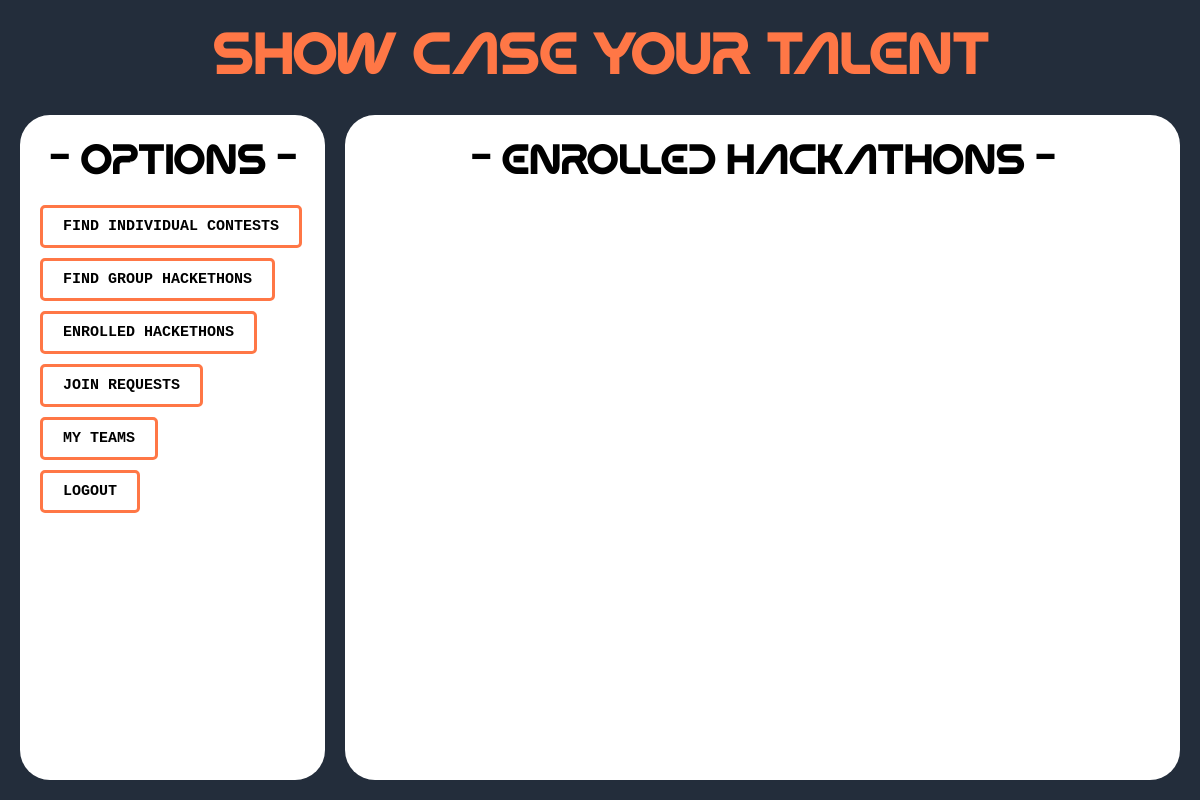
The page /competitor/enrolled_hackathons/ (signed in) on the database as committed earlier.
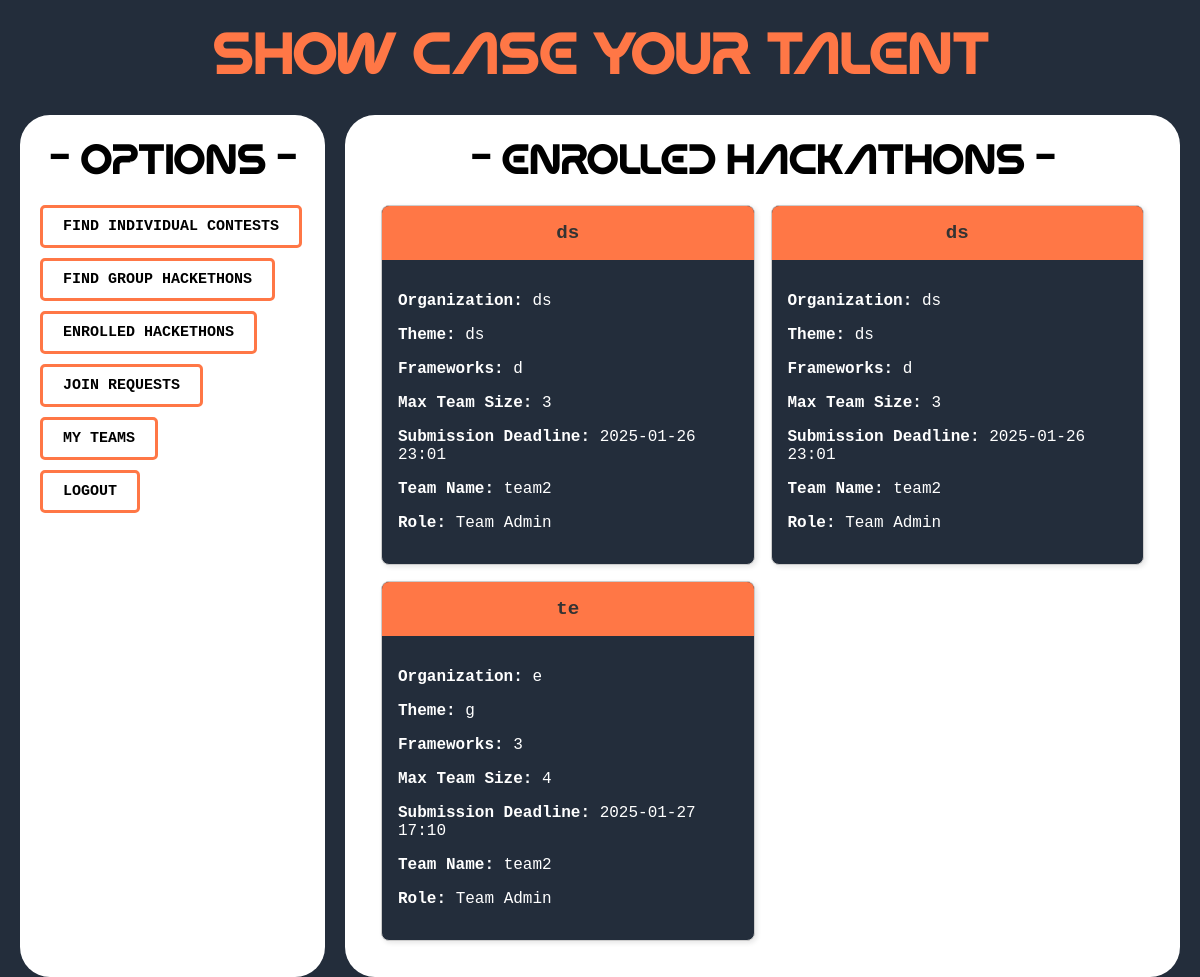
The same page on the database as committed later.
### host/models.py (models this page shows, shortened)
class TeamEnrollment(models.Model):
    event = models.ForeignKey('GroupEvent', on_delete=models.CASCADE, related_name='enrollments')
    team = models.ForeignKey('competitor.Team', on_delete=models.CASCADE, related_name='enrolled_events')
    enrolled_at = models.DateTimeField(auto_now_add=True)

class GroupEvent(models.Model):
    hackathon_name = models.CharField(max_length=200)
    organization = models.CharField(max_length=200)
    theme = models.CharField(max_length=200)
    frameworks = models.CharField(max_length=300)
    max_team_size = models.IntegerField()
    last_submission_datetime = models.DateTimeField()
    evaluation_criteria = models.TextField()
    created_by = models.ForeignKey(settings.AUTH_USER_MODEL, on_delete=models.CASCADE, related_name="group_events")

### competitor/models.py (models this page shows, shortened)
class Team(models.Model):
    name = models.CharField(max_length=255, unique=True)
    team_admin = models.ForeignKey(
        User,
        on_delete=models.CASCADE,
        related_name='admin_teams'
    )  # The user who created the team (must be a competitor)
    members = models.ManyToManyField(
        User,
        related_name='team_members',
        blank=True
    )
    created_at = models.DateTimeField(auto_now_add=True)  # Timestamp of creation

### competitor/views.py (the view)
# urls.py: path('enrolled_hackathons/', views.enrolled_hackathons, name='enrolled_hackathons'),
def enrolled_hackathons(request):
    user_teams = Team.objects.filter(members=request.user) | Team.objects.filter(team_admin=request.user)
    enrolled_events = TeamEnrollment.objects.filter(team__in=user_teams).select_related('event')
    return render(request, 'competitor/enrolled_hackathons.html', {'enrolled_events': enrolled_events})

### templates/competitor/enrolled_hackathons.html
{% extends "competitor/competitor_dashboard.html" %}
{% block right_div %}
<h1 style="color:black; text-align: center;">- Enrolled  Hackathons -</h1>
{% if enrolled_events %}
    <div class="cards-container" style="display: grid; grid-template-columns: repeat(2, 1fr); gap: 16px;">
        {% for enrollment in enrolled_events %}
            <div class="card">
                <div class="hackathon_name">
                    {{ enrollment.event.hackathon_name }}
                </div>
                <div style="padding: 16px;">
                    <p><strong>Organization:</strong> {{ enrollment.event.organization }}</p>
                    <p><strong>Theme:</strong> {{ enrollment.event.theme }}</p>
                    <p><strong>Frameworks:</strong> {{ enrollment.event.frameworks }}</p>
                    <p><strong>Max Team Size:</strong> {{ enrollment.event.max_team_size }}</p>
                    <p><strong>Submission Deadline:</strong> {{ enrollment.event.last_submission_datetime|date:"Y-m-d H:i" }}</p>
                    <p><strong>Team Name:</strong> {{ enrollment.team.name }}</p>
                    <p><strong>Role:</strong>
                        {% if enrollment.team.team_admin == request.user %}
                            Team Admin
                        {% else %}
                            Team Member
                        {% endif %}
                    </p>
                </div>
            </div>
        {% endfor %}
    </div>
{% else %}
    <p style="text-align: center; margin-top: 16px;">You are not enrolled in any hackathons yet.</p>
{% endif %}
{% endblock right_div %}

### templates/competitor/competitor_dashboard.html (shortened to what this page needs)
{% load static %}
<!DOCTYPE html>
<html lang="en">
<head>
</head>
<body>
    <h1 class="heading">Show case your talent</h1>
    <div class="lower-section">
        <div class="menu">
            <h1 style="color:black;text-align: center;">- options -</h1>
            <ul>
                <li><a href="#" class="btn-link">FIND INDIVIDUAL CONTESTS</a></li>
                <li><a href="{% url 'competitor:find_group_events' %}" class="btn-link">FIND GROUP HACKETHONS</a></li>
                <li><a href="{% url 'competitor:enrolled_hackathons' %}" class="btn-link">ENROLLED HACKETHONS</a></li>
                <li><a href="{% url 'competitor:view_join_requests' %}" class="btn-link">JOIN REQUESTS</a></li>
                <li><a href="{% url "competitor:my_teams" %}" class="btn-link">MY TEAMS</a></li>
                <li><a href="{% url "competitor:logout" %}" class="btn-link">LOGOUT</a></li>
            </ul>
        </div>
        <div class="content">
        {% block right_div %}{% endblock right_div %}
        </div>
    </div>
</body>
</html>

Rows that differ between the two databases and show on the page:
added TeamEnrollment: event.hackathon_name "ds", event.organization "ds", event.theme "ds", event.frameworks "d", event.max_team_size "3", event.last_submission_datetime "2025-01-26 23:01", team.name "team2", shows "Team Admin"
added TeamEnrollment: event.hackathon_name "ds", event.organization "ds", event.theme "ds", event.frameworks "d", event.max_team_size "3", event.last_submission_datetime "2025-01-26 23:01", team.name "team2", shows "Team Admin"
added TeamEnrollment: event.hackathon_name "te", event.organization "e", event.theme "g", event.frameworks "3", event.max_team_size "4", event.last_submission_datetime "2025-01-27 17:10", team.name "team2", shows "Team Admin"
